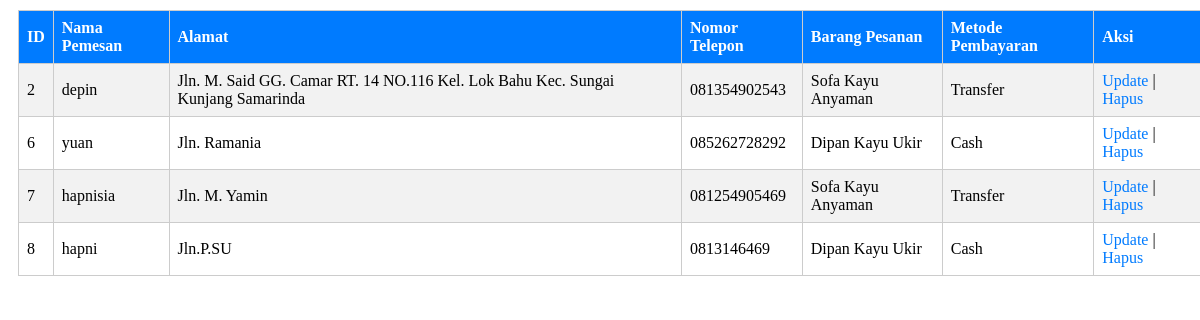
Screenshot of /mebel/read.php with the database file from the repository.
### tables this page shows
CREATE TABLE `pesanan` (
  `ID` int(11) NOT NULL,
  `nama_pemesan` varchar(255) NOT NULL,
  `alamat` varchar(255) NOT NULL,
  `nomor_telepon` varchar(15) NOT NULL,
  `barang_pesanan` varchar(255) NOT NULL,
  `metode_pembayaran` varchar(20) NOT NULL
);

### mebel/read.php (the view, shortened to what this page needs)
<?php
include 'config.php';
$sql = "SELECT * FROM pesanan";
$result = mysqli_query($conn, $sql);
?>
<table>
    <tr>
        <th>ID</th>
        <th>Nama Pemesan</th>
        <th>Alamat</th>
        <th>Nomor Telepon</th>
        <th>Barang Pesanan</th>
        <th>Metode Pembayaran</th>
        <th>Aksi</th>
    </tr>
    <?php
    if (mysqli_num_rows($result) > 0) {
        while ($row = mysqli_fetch_assoc($result)) {
            echo "<tr>";
            echo "<td>" . $row["ID"] . "</td>";
            echo "<td>" . $row["nama_pemesan"] . "</td>";
            echo "<td>" . $row["alamat"] . "</td>";
            echo "<td>" . $row["nomor_telepon"] . "</td>";
            echo "<td>" . $row["barang_pesanan"] . "</td>";
            echo "<td>" . $row["metode_pembayaran"] . "</td>";
            echo "<td>
                <a href='update.php?id=" . $row["ID"] . "'>Update</a> |
                <a href='delete.php?id=" . $row["ID"] . "'>Hapus</a>
            </td>" ;
            echo "</tr>";
        }
    } else {
        echo "Tidak ada data.";
    }
    ?>
</table>
<!DOCTYPE html>
<html lang="en">
<head>
</head>
<body>
</body>
</html>

### mebel/read.php (style rules this page uses)
table { border-collapse: collapse; width: 100%; margin: 10px; }
th, td { border: 1px solid #ccc; padding: 8px; text-align: left; }
th { background-color: #007BFF; color: #fff; }
tr:nth-child(even) { background-color: #f2f2f2; }
a { text-decoration: none; color: #007BFF; }

### rows the page displays
pesanan: ID "2", nama_pemesan "depin", alamat "Jln. M. Said GG. Camar RT. 14 NO.116 Kel. Lok Bahu Kec. Sungai Kunjang Samarinda", nomor_telepon "081354902543", barang_pesanan "Sofa Kayu Anyaman", metode_pembayaran "Transfer"
pesanan: ID "6", nama_pemesan "yuan", alamat "Jln. Ramania", nomor_telepon "085262728292", barang_pesanan "Dipan Kayu Ukir", metode_pembayaran "Cash"
pesanan: ID "7", nama_pemesan "hapnisia", alamat "Jln. M. Yamin", nomor_telepon "081254905469", barang_pesanan "Sofa Kayu Anyaman", metode_pembayaran "Transfer"
pesanan: ID "8", nama_pemesan "hapni", alamat "Jln.P.SU", nomor_telepon "0813146469", barang_pesanan "Dipan Kayu Ukir", metode_pembayaran "Cash"
